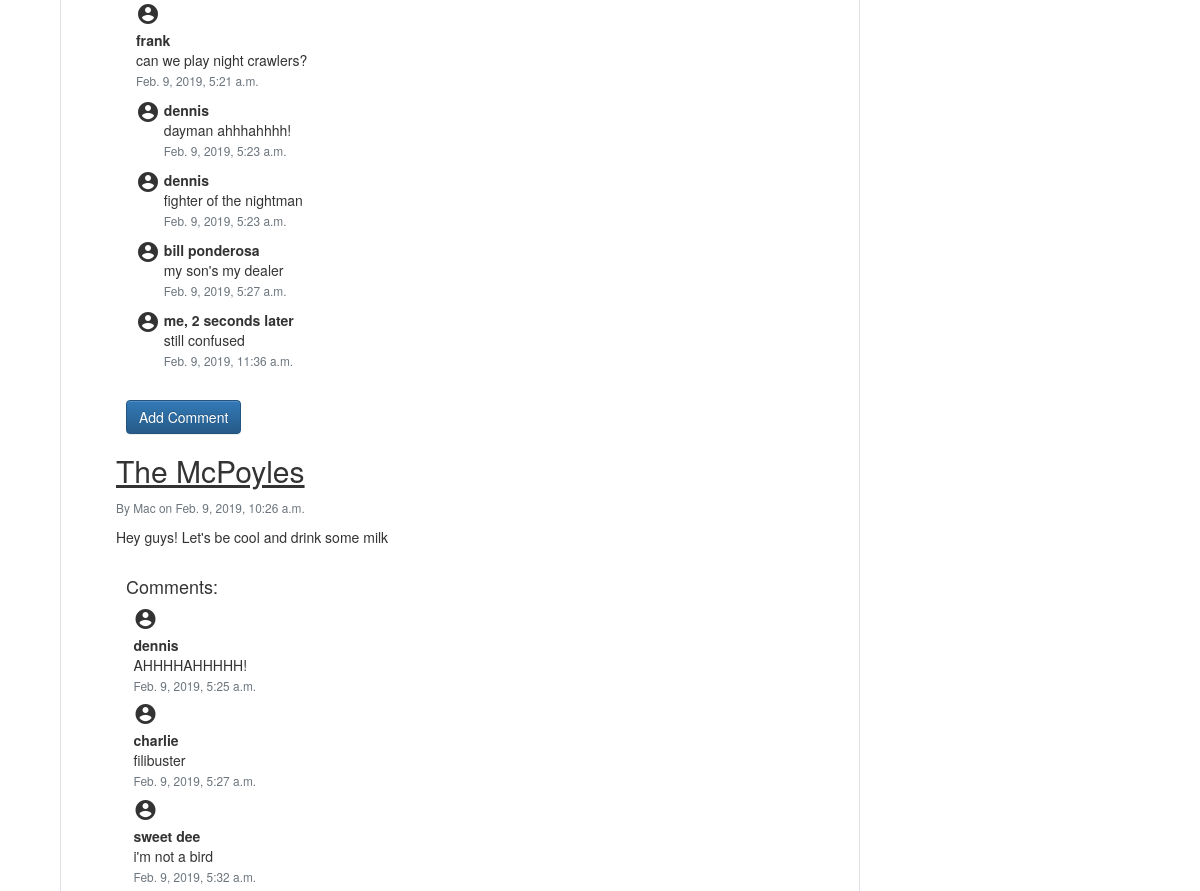
The page /blog/ (middle part) on the database as committed earlier.
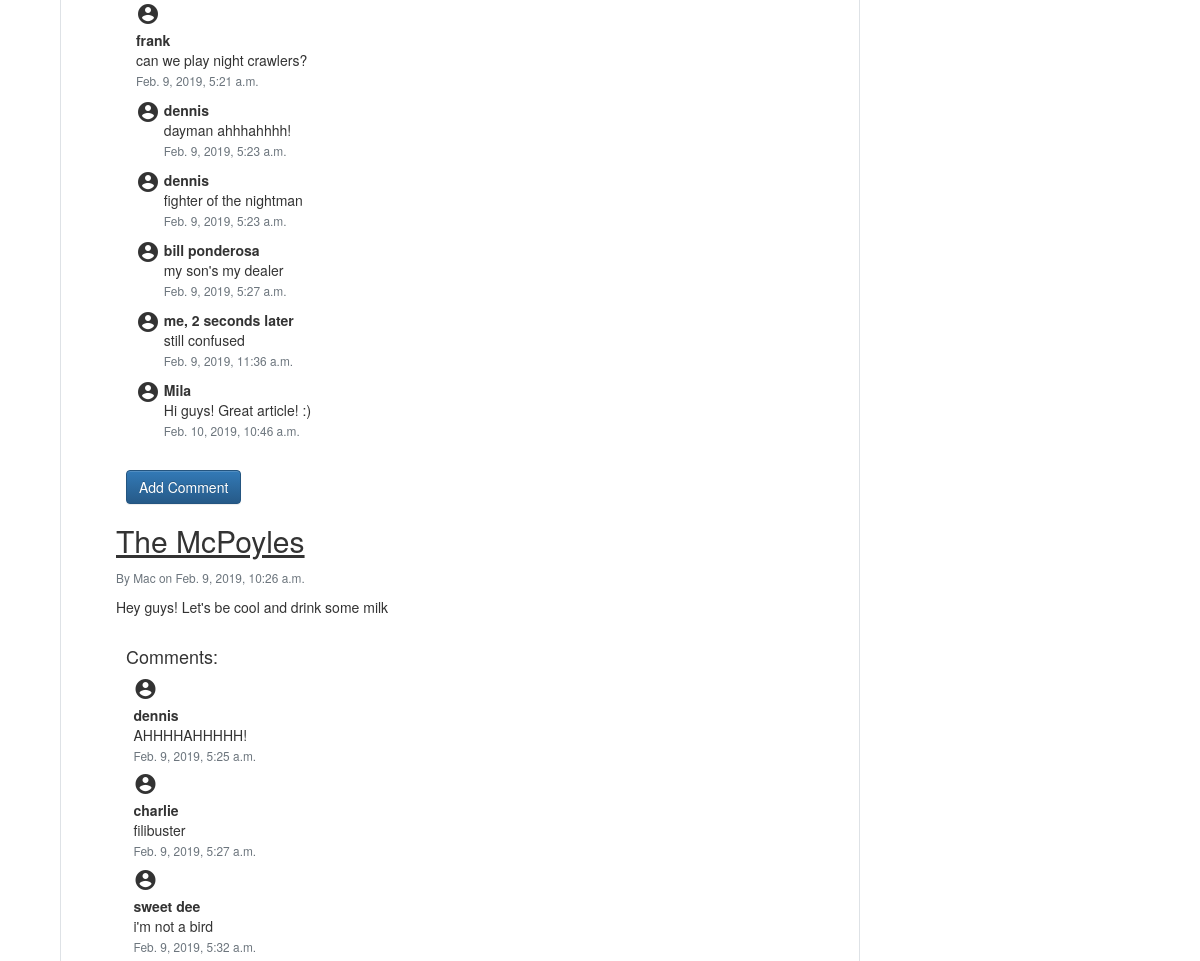
The same page on the database as committed later.
### blog/models.py (models this page shows, shortened)
class Comment(models.Model):
    date = models.DateTimeField()
    author= models.CharField(max_length=200)
    text =  models.TextField(default="")

class Post(models.Model):
    id= models.IntegerField(primary_key=True)
    title = models.CharField(max_length=200)
    date = models.DateTimeField()
    author= models.ForeignKey(Owner, on_delete=models.CASCADE)
    text= models.TextField(default="")
    comments= models.ManyToManyField(Comment)

class Owner(models.Model):
    name = models.CharField(max_length=200)
    def __str__(self):
        return self.name

### blog/views.py (the view)
# urls.py: path('', views.index, name='index'),
def index(request):
    if request.method == "POST":
        form = CommentForm(request.POST)
        author = request.POST['author']
        text= request.POST['text']
        postId= request.POST['post_Id']
        date = datetime.now()
        comment = Comment.objects.create(author=author, text=text, date= date)
        curr_post= Post.objects.get(id= postId)
        curr_post.comments.add(comment)
        curr_post.save()
        return redirect('/blog/')
    else:
        form= CommentForm()
    posts= Post.objects.all()
    context={'blog_posts': posts, 'form': form}
    return render(request, "blog_page.html", context)

### myblog/templates/blog_page.html (shortened to what this page needs)
<!DOCTYPE html>
<html>
<head>
  <link rel="stylesheet" href="https://stackpath.bootstrapcdn.com/bootstrap/4.2.1/css/bootstrap.min.css">
<link rel="stylesheet" href="https://maxcdn.bootstrapcdn.com/bootstrap/3.3.7/css/bootstrap.min.css">
<link rel="stylesheet" href="https://maxcdn.bootstrapcdn.com/bootstrap/3.3.7/css/bootstrap-theme.min.css">
</head>
<body>
  <div class="col-xs-12 col-sm-8 posts border ">
    <ul>
      <li >
        {% for post in blog_posts %}
        <h2 id="post_{{post.id}}">{{ post.title}}</h2>
          <small class="text-muted"> By {{ post.author}} on {{ post.date }} </small>
          <p class="text">{{ post.text }} </p>
          <div class="m-3" id= "comments_{{post.id}}">
            <h4>Comments:</h4>
            {% for comment in post.comments.all %}
            <div class= "comm">
              <span class="ic"><i class="material-icons account_icon">account_circle</i></span>
              <span class="comm_detail"><b>{{comment.author}}</b><br/>
                {{comment.text}} <br/>
              <small class="text-muted">{{comment.date}}</small> <br/></span>
            </div>
            {% endfor %}
          </div>
      <button class= "btn btn-primary m-3 add_comm " type="button" id= "new_comm_{{post.id}}" onclick="showForm({{post.id}})">Add Comment</button>
      {% endfor %}
    </li>
  </ul>
</div>
</body>
</html>

Rows that differ between the two databases and show on the page:
added Comment: author "Mila", text "Hi guys! Great article! :)", date "Feb. 10, 2019, 10:46 a.m.", shown under Post (number 1 of 2 on the later page)
